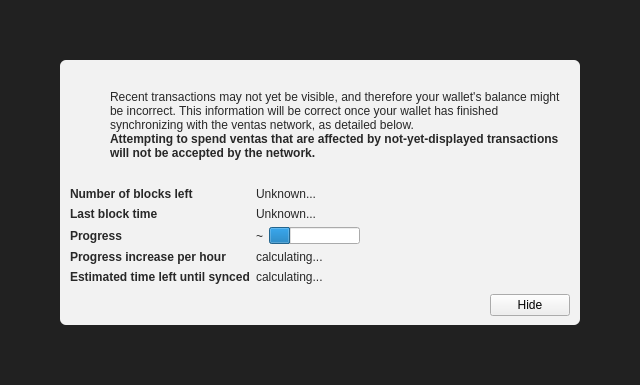
<?xml version="1.0" encoding="UTF-8"?>
<ui version="4.0">
 <class>ModalOverlay</class>
 <widget class="ModalOverlay" name="ModalOverlay">
  <property name="geometry">
   <rect>
    <x>0</x>
    <y>0</y>
    <width>640</width>
    <height>385</height>
   </rect>
  </property>
  <property name="windowTitle">
   <string>Form</string>
  </property>
  <layout class="QVBoxLayout" name="verticalLayout" stretch="0">
   <property name="sizeConstraint">
    <enum>QLayout::SetDefaultConstraint</enum>
   </property>
   <property name="leftMargin">
    <number>0</number>
   </property>
   <property name="topMargin">
    <number>0</number>
   </property>
   <property name="rightMargin">
    <number>0</number>
   </property>
   <property name="bottomMargin">
    <number>0</number>
   </property>
   <item>
    <widget class="QWidget" name="bgWidget" native="true">
     <property name="styleSheet">
      <string notr="true">#bgWidget { background: rgba(0,0,0,220); }</string>
     </property>
     <layout class="QVBoxLayout" name="verticalLayoutMain" stretch="1">
      <property name="leftMargin">
       <number>60</number>
      </property>
      <property name="topMargin">
       <number>60</number>
      </property>
      <property name="rightMargin">
       <number>60</number>
      </property>
      <property name="bottomMargin">
       <number>60</number>
      </property>
      <item>
       <widget class="QWidget" name="contentWidget" native="true">
        <property name="styleSheet">
         <string notr="true">#contentWidget { background: rgba(255,255,255,240); border-radius: 6px; }

QLabel { color: rgb(40,40,40);  }</string>
        </property>
        <layout class="QVBoxLayout" name="verticalLayoutSub" stretch="1,0,0,0">
         <property name="spacing">
          <number>0</number>
         </property>
         <property name="leftMargin">
          <number>10</number>
         </property>
         <property name="topMargin">
          <number>10</number>
         </property>
         <property name="rightMargin">
          <number>10</number>
         </property>
         <property name="bottomMargin">
          <number>10</number>
         </property>
         <item>
          <layout class="QHBoxLayout" name="horizontalLayoutIconText" stretch="0,1">
           <property name="topMargin">
            <number>20</number>
           </property>
           <item>
            <layout class="QVBoxLayout" name="verticalLayoutIcon">
             <property name="leftMargin">
              <number>0</number>
             </property>
             <item>
              <widget class="QPushButton" name="warningIcon">
               <property name="enabled">
                <bool>false</bool>
               </property>
               <property name="text">
                <string/>
               </property>
               <property name="icon">
                <iconset>
                 <normaloff>:/icons/warning</normaloff>
                 <disabledoff>:/icons/warning</disabledoff>:/icons/warning</iconset>
               </property>
               <property name="iconSize">
                <size>
                 <width>48</width>
                 <height>48</height>
                </size>
               </property>
               <property name="flat">
                <bool>true</bool>
               </property>
              </widget>
             </item>
             <item>
              <spacer name="verticalSpacerWarningIcon">
               <property name="orientation">
                <enum>Qt::Vertical</enum>
               </property>
               <property name="sizeHint" stdset="0">
                <size>
                 <width>20</width>
                 <height>40</height>
                </size>
               </property>
              </spacer>
             </item>
            </layout>
           </item>
           <item>
            <layout class="QVBoxLayout" name="verticalLayoutInfoText">
             <property name="leftMargin">
              <number>0</number>
             </property>
             <property name="topMargin">
              <number>0</number>
             </property>
             <item>
              <widget class="QLabel" name="infoText">
               <property name="text">
                <string>Recent transactions may not yet be visible, and therefore your wallet's balance might be incorrect. This information will be correct once your wallet has finished synchronizing with the ventas network, as detailed below.</string>
               </property>
               <property name="textFormat">
                <enum>Qt::RichText</enum>
               </property>
               <property name="wordWrap">
                <bool>true</bool>
               </property>
              </widget>
             </item>
             <item>
              <widget class="QLabel" name="infoTextStrong">
               <property name="font">
                <font>
                 <weight>75</weight>
                 <bold>true</bold>
                </font>
               </property>
               <property name="text">
                <string>Attempting to spend ventas that are affected by not-yet-displayed transactions will not be accepted by the network.</string>
               </property>
               <property name="textFormat">
                <enum>Qt::RichText</enum>
               </property>
               <property name="wordWrap">
                <bool>true</bool>
               </property>
              </widget>
             </item>
             <item>
              <spacer name="verticalSpacerInTextSpace">
               <property name="orientation">
                <enum>Qt::Vertical</enum>
               </property>
               <property name="sizeHint" stdset="0">
                <size>
                 <width>20</width>
                 <height>40</height>
                </size>
               </property>
              </spacer>
             </item>
            </layout>
           </item>
          </layout>
         </item>
         <item>
          <spacer name="verticalSpacerAfterText">
           <property name="orientation">
            <enum>Qt::Vertical</enum>
           </property>
           <property name="sizeHint" stdset="0">
            <size>
             <width>20</width>
             <height>40</height>
            </size>
           </property>
          </spacer>
         </item>
         <item>
          <layout class="QFormLayout" name="formLayout">
           <property name="fieldGrowthPolicy">
            <enum>QFormLayout::FieldsStayAtSizeHint</enum>
           </property>
           <property name="horizontalSpacing">
            <number>6</number>
           </property>
           <property name="verticalSpacing">
            <number>6</number>
           </property>
           <property name="topMargin">
            <number>10</number>
           </property>
           <item row="0" column="0">
            <widget class="QLabel" name="labelNumberOfBlocksLeft">
             <property name="font">
              <font>
               <weight>75</weight>
               <bold>true</bold>
              </font>
             </property>
             <property name="text">
              <string>Number of blocks left</string>
             </property>
            </widget>
           </item>
           <item row="0" column="1">
            <widget class="QLabel" name="numberOfBlocksLeft">
             <property name="text">
              <string>Unknown...</string>
             </property>
            </widget>
           </item>
           <item row="1" column="0">
            <widget class="QLabel" name="labelLastBlockTime">
             <property name="font">
              <font>
               <weight>75</weight>
               <bold>true</bold>
              </font>
             </property>
             <property name="text">
              <string>Last block time</string>
             </property>
            </widget>
           </item>
           <item row="1" column="1">
            <widget class="QLabel" name="newestBlockDate">
             <property name="sizePolicy">
              <sizepolicy hsizetype="Maximum" vsizetype="Preferred">
               <horstretch>0</horstretch>
               <verstretch>0</verstretch>
              </sizepolicy>
             </property>
             <property name="text">
              <string>Unknown...</string>
             </property>
            </widget>
           </item>
           <item row="2" column="0">
            <widget class="QLabel" name="labelSyncDone">
             <property name="font">
              <font>
               <weight>75</weight>
               <bold>true</bold>
              </font>
             </property>
             <property name="text">
              <string>Progress</string>
             </property>
            </widget>
           </item>
           <item row="2" column="1">
            <layout class="QHBoxLayout" name="horizontalLayoutSync" stretch="0,1">
             <item>
              <widget class="QLabel" name="percentageProgress">
               <property name="text">
                <string notr="true">~</string>
               </property>
              </widget>
             </item>
             <item>
              <widget class="QProgressBar" name="progressBar">
               <property name="value">
                <number>24</number>
               </property>
               <property name="format">
                <string/>
               </property>
              </widget>
             </item>
            </layout>
           </item>
           <item row="4" column="0">
            <widget class="QLabel" name="labelProgressIncrease">
             <property name="font">
              <font>
               <weight>75</weight>
               <bold>true</bold>
              </font>
             </property>
             <property name="text">
              <string>Progress increase per hour</string>
             </property>
            </widget>
           </item>
           <item row="4" column="1">
            <widget class="QLabel" name="progressIncreasePerH">
             <property name="text">
              <string>calculating...</string>
             </property>
            </widget>
           </item>
           <item row="5" column="0">
            <widget class="QLabel" name="labelEstimatedTimeLeft">
             <property name="font">
              <font>
               <weight>75</weight>
               <bold>true</bold>
              </font>
             </property>
             <property name="text">
              <string>Estimated time left until synced</string>
             </property>
            </widget>
           </item>
           <item row="5" column="1">
            <widget class="QLabel" name="expectedTimeLeft">
             <property name="text">
              <string>calculating...</string>
             </property>
            </widget>
           </item>
          </layout>
         </item>
         <item>
          <layout class="QHBoxLayout" name="horizontalLayoutButtons">
           <property name="leftMargin">
            <number>10</number>
           </property>
           <property name="topMargin">
            <number>10</number>
           </property>
           <item>
            <spacer name="horizontalSpacer">
             <property name="orientation">
              <enum>Qt::Horizontal</enum>
             </property>
             <property name="sizeHint" stdset="0">
              <size>
               <width>40</width>
               <height>20</height>
              </size>
             </property>
            </spacer>
           </item>
           <item>
            <widget class="QPushButton" name="closeButton">
             <property name="text">
              <string>Hide</string>
             </property>
            </widget>
           </item>
          </layout>
         </item>
        </layout>
       </widget>
      </item>
     </layout>
    </widget>
   </item>
  </layout>
 </widget>
 <customwidgets>
  <customwidget>
   <class>ModalOverlay</class>
   <extends>QWidget</extends>
   <header>modaloverlay.h</header>
   <container>1</container>
  </customwidget>
 </customwidgets>
 <resources/>
 <connections/>
</ui>
